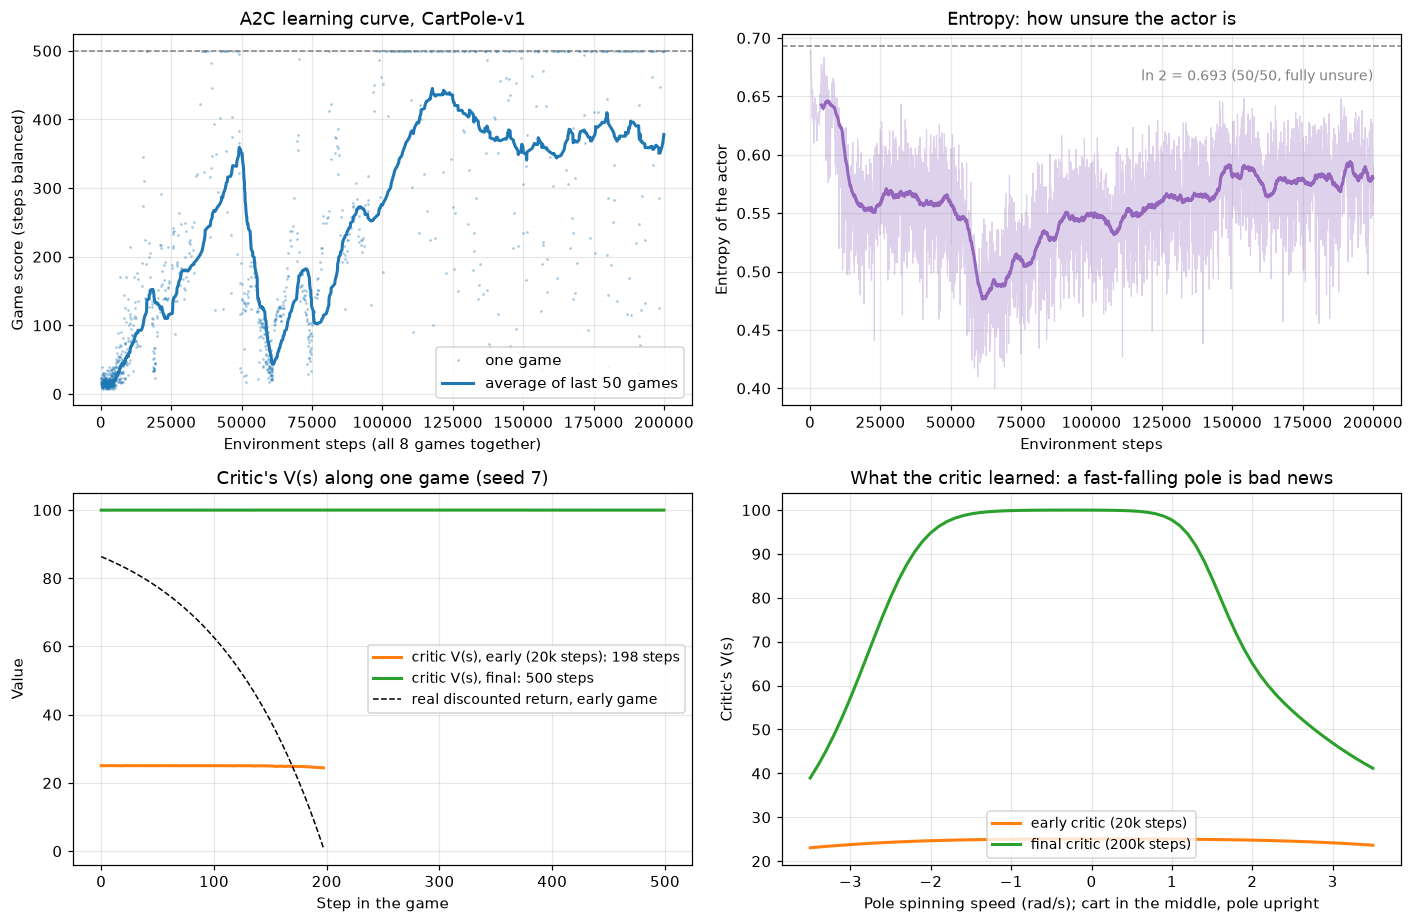

Reproduce this figure in Python.
"""
Headline experiment: A2C learns CartPole-v1.

    CartPole: keep a pole balanced on a moving cart.
    State  = 4 numbers: cart position, cart speed, pole angle, pole spinning speed
    Action = 0 (push cart left) or 1 (push cart right)
    Reward = +1 for every step the pole stays up.  Max 500 steps (then "truncated").

What this script shows:
    Part 1  training progress (8 games side by side, learn every 5 steps)
    Part 2  the exam: 20 games with the trained actor, no learning
    Part 3  inside the networks: the actor's probabilities and the critic's V(s)
            along one game, for an EARLY (20k steps) and the FINAL actor-critic
    Chart   cartpole_a2c.png: learning curve, entropy, V(s) along a game

Run:  python cartpole_a2c.py            (about 1 minute)
      python cartpole_a2c.py --no-show
"""
import argparse
import sys

import gymnasium as gym
import matplotlib.pyplot as plt
import numpy as np
import torch

from a2c import ActorCritic, evaluate, moving_average, to_t, train_a2c

sys.stdout.reconfigure(encoding="utf-8")
GAMMA = 0.99


@torch.no_grad()
def watch_one_game(model, seed, greedy):
    """Play one game; record pole angle, pi(right), V(s) at every step."""
    env = gym.make("CartPole-v1")
    obs, _ = env.reset(seed=seed)
    rows, done = [], False
    while not done:
        logits, v = model(to_t(obs))
        pi = torch.softmax(logits, -1)
        a = int(torch.argmax(pi)) if greedy else int(torch.distributions.Categorical(pi).sample())
        rows.append((obs[2], pi[1].item(), v.item()))
        obs, r, terminated, truncated, _ = env.step(a)
        done = terminated or truncated
    env.close()
    angle, p_right, V = map(np.array, zip(*rows))
    # What REALLY happened from each step: discounted sum of the remaining +1 rewards.
    n = len(V)
    real = np.array([(1 - GAMMA ** (n - t)) / (1 - GAMMA) for t in range(n)])
    return angle, p_right, V, real, terminated


@torch.no_grad()
def critic_vs_spin(model, spins):
    """Ask the critic: cart in the middle, pole upright but SPINNING at speed `spin`. How good?"""
    states = np.zeros((len(spins), 4))
    states[:, 3] = spins
    return model.value(to_t(states)).numpy()


def main():
    parser = argparse.ArgumentParser()
    parser.add_argument("--no-show", action="store_true")
    parser.add_argument("--steps", type=int, default=200_000)
    args = parser.parse_args()

    print("=" * 66)
    print("PART 1 · Training A2C on CartPole-v1: 8 games at once, n_steps = 5")
    print("=" * 66)
    model, hist = train_a2c("CartPole-v1", total_steps=args.steps, n_envs=8, n_steps=5,
                            gamma=GAMMA, lr=7e-4, ent_coef=0.01, seed=0,
                            checkpoints=[20_000], log_every=500)
    ret, ends = np.array(hist["ep_return"]), np.array(hist["ep_end_step"])
    first_500 = ends[np.argmax(ret >= 500)] if (ret >= 500).any() else None
    print(f"\n  Games finished during training: {len(ret)}")
    print(f"  First game that reached the 500-step limit: at step {first_500:,}")
    for lo, hi in [(0, 20_000), (20_000, 50_000), (50_000, 100_000), (100_000, 200_000)]:
        m = (ends > lo) & (ends <= hi)
        print(f"  steps {lo:>7,}–{hi:>7,}: avg return {ret[m].mean():6.1f} over {m.sum():>4} games")

    print("\n" + "=" * 66)
    print("PART 2 · The exam: 20 new games, no learning")
    print("=" * 66)
    greedy = evaluate(model, games=20, greedy=True)
    sampled = evaluate(model, games=20, greedy=False)
    print(f"  Greedy  (always the most likely action): avg {np.mean(greedy):.1f}, min {min(greedy):.0f}")
    print(f"  Sampled (roll the actor's dice)        : avg {np.mean(sampled):.1f}, min {min(sampled):.0f}")

    print("\n" + "=" * 66)
    print("PART 3 · Inside the networks along one game")
    print("=" * 66)
    early = ActorCritic(4, 2)
    early.load_state_dict(hist["snapshots"][20_000])
    games = {}
    for name, m, greedy_flag in [("early (20k steps)", early, False), ("final", model, True)]:
        games[name] = watch_one_game(m, seed=7, greedy=greedy_flag)
        angle, p_right, V, real, term = games[name]
        print(f"\n  {name}: game lasted {len(V)} steps ({'pole FELL' if term else 'time limit'})")
        print("    step   pole angle   pi(right)   critic V(s)   real discounted return")
        idx = sorted(set([0, 1, 2] + list(range(max(0, len(V) - 4), len(V)))))
        for t in idx:
            print(f"    {t:>4}   {angle[t]:+9.3f}   {p_right[t]:9.3f}   {V[t]:11.1f}   {real[t]:12.1f}")
    print("\n  Max possible discounted return with gamma 0.99: 1/(1-0.99) = 100")
    print("  (the time limit is NOT a real end, so a never-falling game is worth ~100)")

    spins = np.linspace(-3.5, 3.5, 71)
    V_early, V_final = critic_vs_spin(early, spins), critic_vs_spin(model, spins)
    print("\n  Critic's V(s): cart in the middle, pole upright but spinning (rad/s):")
    print("    spin speed   early V   final V")
    for t in [0, 0.5, 1.0, 1.5, 2.0, 2.5, 3.0]:
        i = int(np.argmin(np.abs(spins - t)))
        print(f"    {spins[i]:+9.1f}   {V_early[i]:7.1f}   {V_final[i]:7.1f}")
    torch.save(model.state_dict(), "cartpole_a2c.pt")

    # ------------------------------ chart ------------------------------
    fig, axs = plt.subplots(2, 2, figsize=(13, 8.5))
    ax = axs[0, 0]
    ax.plot(ends, ret, ".", ms=2, alpha=0.25, color="tab:blue", label="one game")
    ax.plot(ends[49:], moving_average(ret, 50), color="tab:blue", lw=2, label="average of last 50 games")
    ax.axhline(500, color="gray", ls="--", lw=1)
    ax.set(xlabel="Environment steps (all 8 games together)", ylabel="Game score (steps balanced)",
           title="A2C learning curve, CartPole-v1")
    ax.legend(loc="lower right")
    ax.grid(alpha=0.3)

    ax = axs[0, 1]
    ax.plot(hist["update_step"], hist["entropy"], color="tab:purple", alpha=0.3, lw=0.8)
    ax.plot(hist["update_step"][99:], moving_average(hist["entropy"], 100), color="tab:purple", lw=2)
    ax.axhline(np.log(2), color="gray", ls="--", lw=1)
    ax.text(hist["update_step"][-1], np.log(2) - 0.02, "ln 2 = 0.693 (50/50, fully unsure)",
            ha="right", va="top", fontsize=9, color="gray")
    ax.set(xlabel="Environment steps", ylabel="Entropy of the actor",
           title="Entropy: how unsure the actor is")
    ax.grid(alpha=0.3)

    ax = axs[1, 0]
    for name, color in [("early (20k steps)", "tab:orange"), ("final", "tab:green")]:
        angle, p_right, V, real, term = games[name]
        ax.plot(V, color=color, lw=2, label=f"critic V(s), {name}: {len(V)} steps")
    angle, p_right, V, real, term = games["early (20k steps)"]
    ax.plot(real, color="black", ls="--", lw=1, label="real discounted return, early game")
    ax.set(xlabel="Step in the game", ylabel="Value",
           title="Critic's V(s) along one game (seed 7)")
    ax.grid(alpha=0.3)
    ax.legend(loc="center right", fontsize=9)

    ax = axs[1, 1]
    ax.plot(spins, V_early, color="tab:orange", lw=2, label="early critic (20k steps)")
    ax.plot(spins, V_final, color="tab:green", lw=2, label="final critic (200k steps)")
    ax.set(xlabel="Pole spinning speed (rad/s); cart in the middle, pole upright",
           ylabel="Critic's V(s)", title="What the critic learned: a fast-falling pole is bad news")
    ax.grid(alpha=0.3)
    ax.legend(loc="lower center", fontsize=9)
    fig.tight_layout()
    fig.savefig("cartpole_a2c.png", dpi=110, bbox_inches="tight")
    print("\nChart saved to cartpole_a2c.png")
    if not args.no_show:
        plt.show()


if __name__ == "__main__":
    main()
